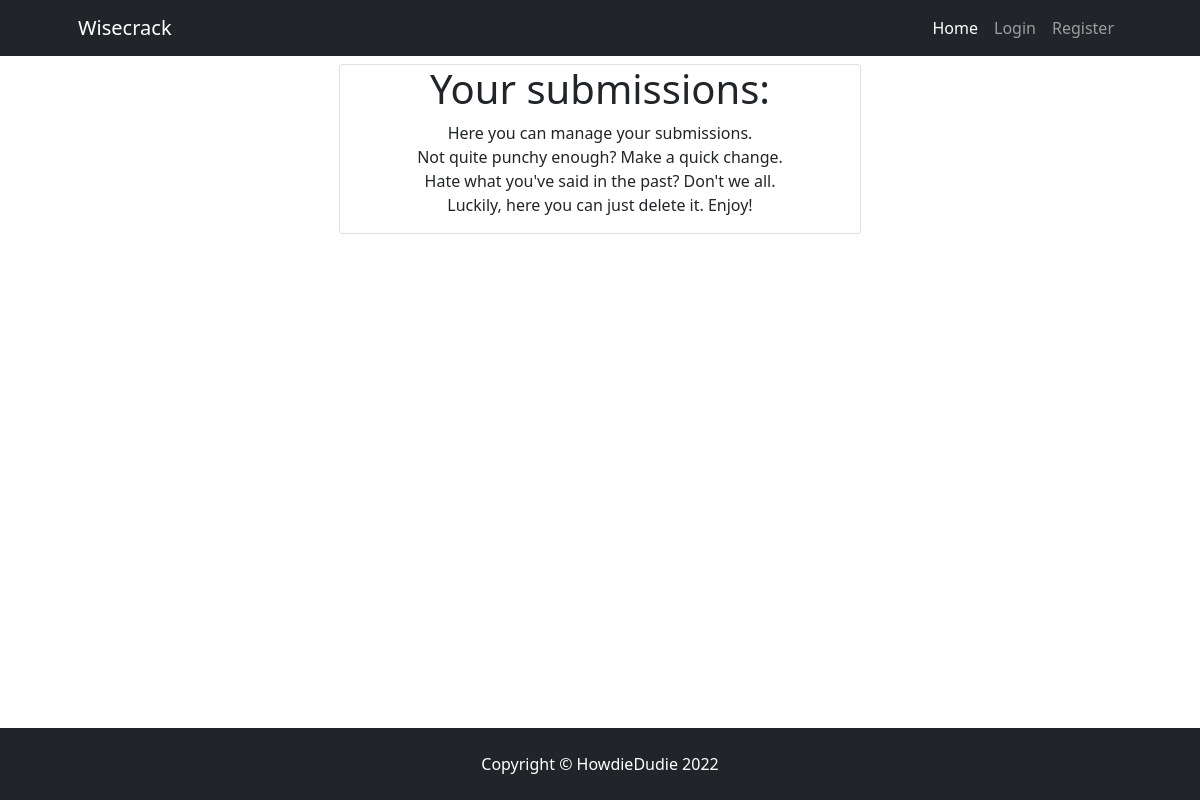
The page /sub-list/3/ on the database as committed earlier.
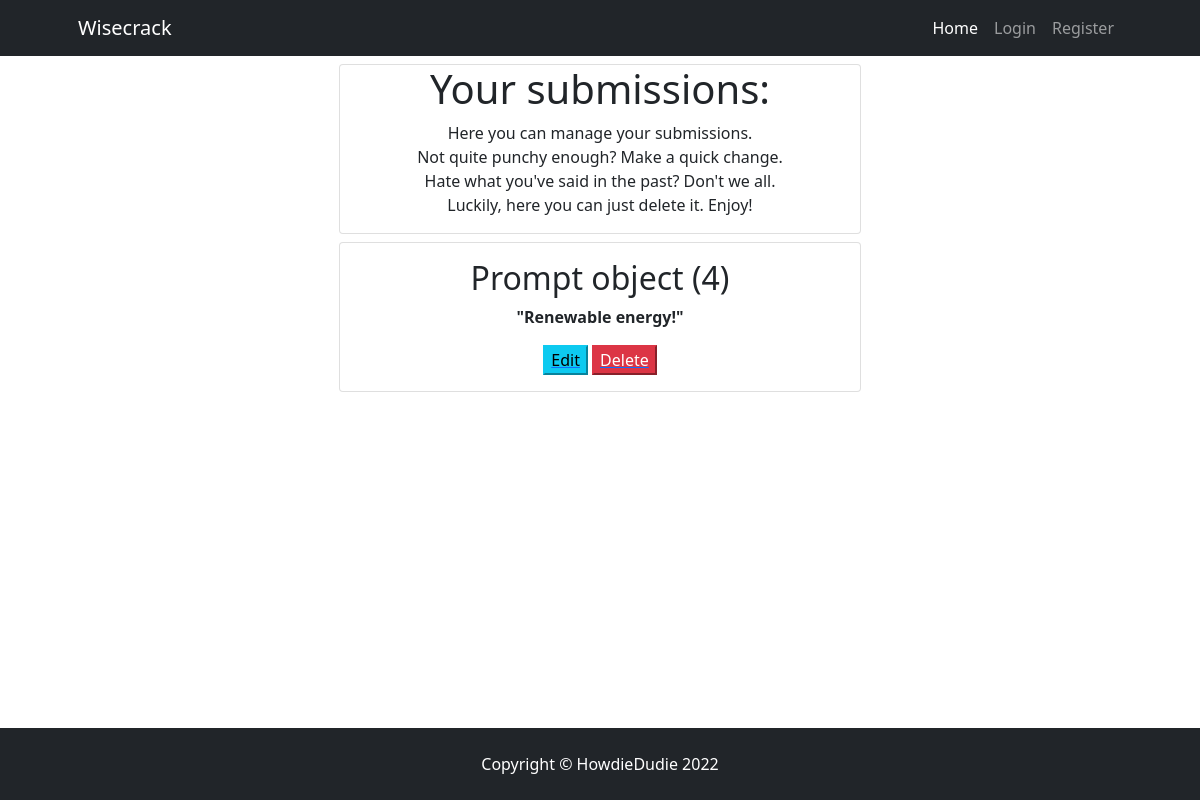
The same page on the database as committed later.
### wisecrack/models.py (models this page shows, shortened)
class Sub(models.Model):
    sub = models.TextField(max_length=150, null=False)
    user = models.ForeignKey(User, on_delete=models.CASCADE)
    upvotes = models.ManyToManyField(User, related_name='sub_upvote',
                                     blank=True)
    prompt = models.ForeignKey(Prompt, default=None, on_delete=models.CASCADE)
    created_on = models.DateField(auto_now=True)
    class Meta:
        ordering = ["-created_on"]

class Prompt(models.Model):
    date = models.DateField(auto_now=True)
    prompt = models.TextField(max_length=300,
                              null=False, blank=False,
                              unique=True, default="What's the crack?")
    slug = models.SlugField(max_length=200, unique=True)
    subs_list = models.ManyToManyField(
        User, related_name='prompt_sub', blank=True)

### wisecrack/views.py (the view)
# urls.py: path('sub-list/<int:pk>/', views.UserSubList.as_view(), name='user_sub_list'),
class UserSubList(View):
    def get(self, request, pk, *args, **kwargs):
        subs = Sub.objects.filter(user=pk)
        return render(
            request,
            "user_sub_list.html",
            {
                "subs": subs
            }
        )

### wisecrack/templates/user_sub_list.html
{% extends "base.html" %}
{% block content %}
<div class="container-fluid">
    <div class="row">
        <div class="col-12">
            <div class="row">
                <div class="card col-lg-6 col-sm-12 offset-lg-3 mt-2 text-center">
                    <h1>Your submissions:</h1>
                    <p>Here you can manage your submissions. <br>
                        Not quite punchy enough? Make a quick change.<br>
                        Hate what you've said in the past? Don't we all.<br>
                        Luckily, here you can just delete it. Enjoy!
                    </p>
                </div>
                {% for sub in subs %}
                <div class="card col-lg-6 col-sm-12 offset-lg-3 mt-2 text-center">
                    <div class="card-body">
                        <h2>{{ sub.prompt }}</h2>
                        <p><strong>"{{ sub.sub }}"</strong></p>
                        <a href="{% url 'edit_sub' sub.prompt user.pk sub.id %}"><button type="submit"
                                class="d-inline btn-info">Edit</button></a>
                        <a href="{% url 'delete_sub' user.pk sub.sub %}"><button type="submit"
                                class="d-inline btn-danger">Delete</button></a>
                    </div>
                </div>
                {% endfor %}
            </div>
        </div>
    </div>
</div>
{% endblock content %}

Rows that differ between the two databases and show on the page:
added Sub: prompt "Prompt object (4)", sub "Renewable energy!"
